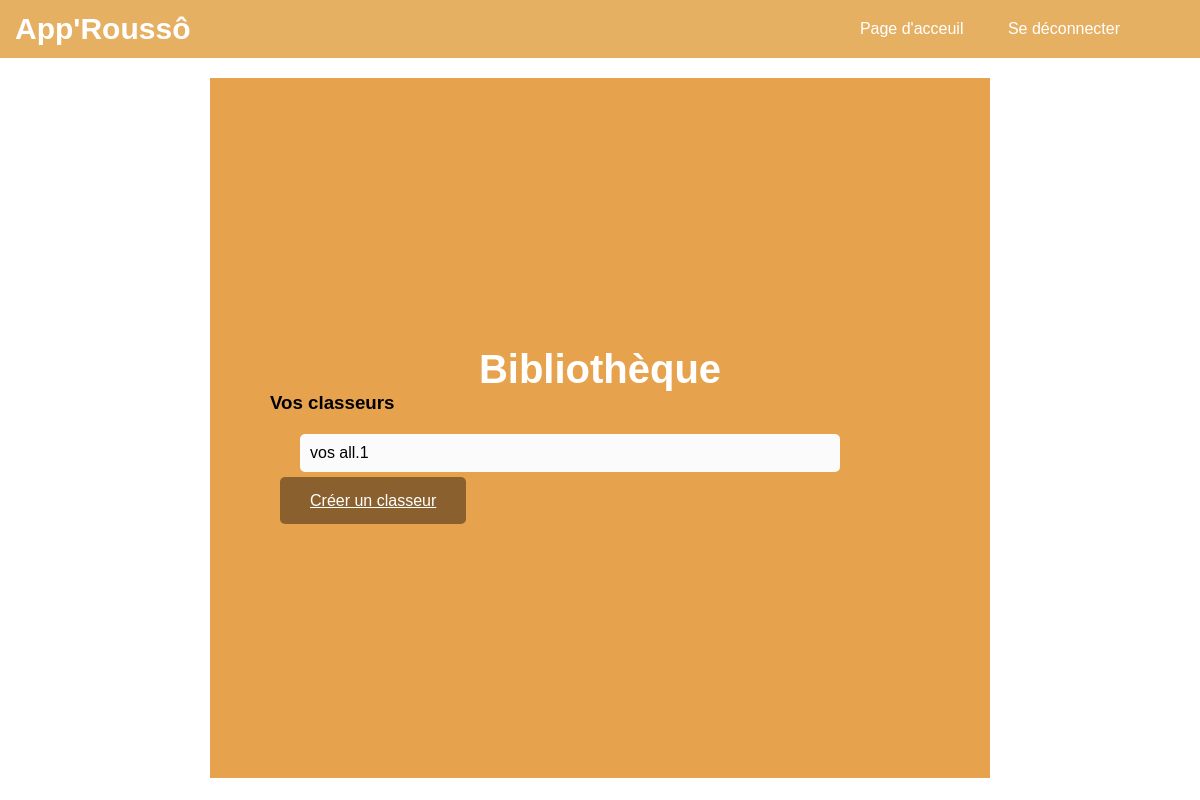
Before: /classeurs/ (signed in) with the older database file.
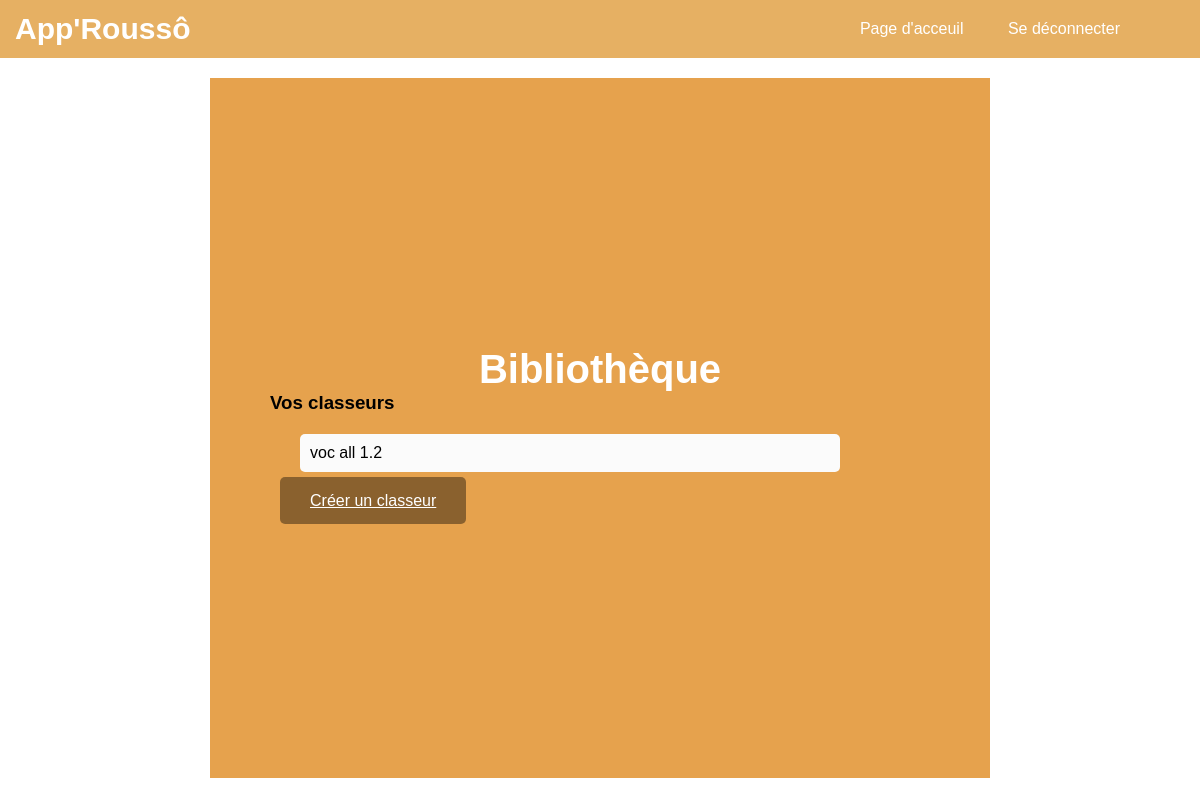
After: the same page with the newer database file.
### cards/models.py (models this page shows, shortened)
class Classeur(models.Model):
    name = models.CharField(max_length=200, null=False)
    user = models.ForeignKey(User, on_delete=models.CASCADE)

### cards/views.py (the view)
# urls.py: path('classeurs/', views.classeur_list, name='classeur_list'),
@login_required
def classeur_list(request):
    print(request.user)  # Debugging line
    if not request.user.is_authenticated:
        return redirect('login')  # Redirect to the login page or handle it as needed
    classeurs = Classeur.objects.filter(user=request.user)
    return render(request, 'cards/classeur_list.html', {'classeurs': classeurs})

### cards/templates/cards/classeur_list.html (shortened to what this page needs)
<!DOCTYPE html>
<html lang="en">
{% load static %}
<head>
    <link rel="stylesheet" href="https://cdn.simplecss.org/simple.min.css">
    <link rel="stylesheet" href="{% static 'css/styles_classeur_liste.css' %}">
</head>
<body>
    <nav>
          <h1> App'Roussô </h1>
          <ul>
              <li><a href="{% url 'welcome' %}"> Page d'acceuil</a></li>
              <li><a href="{% url 'logout' %}"> Se déconnecter</a></li>
          </ul>
    </nav>
    {% block content %}
    <div class="container">
            <div class ="box-classeur">
                <h1>Bibliothèque</h1>
                <h3>Vos classeurs</h3>
                {% if classeurs %}
                    <ul>
                        {% for classeur in classeurs %}
                            <li><a href="{% url 'classeur_detail' classeur.pk %}">{{ classeur.name }}</a></li>
                        {% endfor %}
                    </ul>
                {% endif %}
                <div class="buttons">
                    <a href="{% url 'classeur_create' %}" class="button">Créer un classeur</a>
                </div>
            </div>
    </div>
    {% endblock %}
</body>
</html>

### static/css/styles_classeur_liste.css (style rules this page uses)
* { margin: 0; padding: 0; box-sizing: border-box; font-family: 'arial', sans-serif; }
body { width: 100%; height: 100%; display: flex; flex-direction: column; }
nav { width: 100%; display: flex; align-items: center; justify-content: space-between; padding: 10px 0; background: #e6b063; }
nav ul { list-style: none; width: 100%; text-align: right; padding-right: 60px; }
nav ul li { display: inline-block; margin: 10px 20px; }
nav ul li a { color: #ffffff; text-decoration: none; }
.container { width: 100vw; height: 90vh; box-sizing: border-box; display: flex; justify-content:center; padding-top: 20px; }
nav h1 { font-size: 30px; color: white; margin: 0; padding-left: 15px; }
.button { margin: 10px; padding: 15px 30px; font-size: 16px; cursor: pointer; border: none; border-radius: 5px; background-color: rgba(0,0,0,0.4); color: white; transition: background-color 0.3s; }
.box-register, .box-classeur { background: #e6a24d; width: 65%; height: 100%; justify-content: center; align-content: center; padding: 60px; }
div ul { list-style: none; width: 100%; text-align: left; padding-right: 60px; row-gap: 10px; }
div ul li { display: flex; margin: 20px 30px; }
div ul li a { color: black; text-decoration: none; background: #fbfbfb; border-radius: 5px; width: 100%; padding: 10px; }
h1 { font-size: 40px; color: white; align-content: center; text-align: center; }

Changed rows visible on the page:
removed Classeur: name "vos all.1"
added Classeur: name "voc all 1.2"
